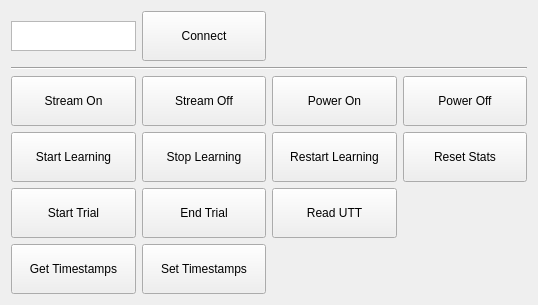
<?xml version="1.0" encoding="UTF-8"?>
<ui version="4.0">
 <class>MainWindow</class>
 <widget class="QMainWindow" name="MainWindow">
  <property name="geometry">
   <rect>
    <x>0</x>
    <y>0</y>
    <width>538</width>
    <height>303</height>
   </rect>
  </property>
  <property name="windowTitle">
   <string>MainWindow</string>
  </property>
  <widget class="QWidget" name="centralWidget">
   <layout class="QVBoxLayout" name="verticalLayout">
    <item>
     <layout class="QGridLayout" name="gridLayout" rowstretch="1,1,1,1,1,1" columnstretch="1,1,1,1">
      <item row="2" column="0">
       <widget class="QPushButton" name="streamOnPushButton">
        <property name="sizePolicy">
         <sizepolicy hsizetype="MinimumExpanding" vsizetype="MinimumExpanding">
          <horstretch>0</horstretch>
          <verstretch>0</verstretch>
         </sizepolicy>
        </property>
        <property name="minimumSize">
         <size>
          <width>100</width>
          <height>50</height>
         </size>
        </property>
        <property name="text">
         <string>Stream On</string>
        </property>
       </widget>
      </item>
      <item row="0" column="2" colspan="2">
       <widget class="QLabel" name="label">
        <property name="minimumSize">
         <size>
          <width>0</width>
          <height>50</height>
         </size>
        </property>
        <property name="text">
         <string/>
        </property>
       </widget>
      </item>
      <item row="0" column="1">
       <widget class="QPushButton" name="connectPushButton">
        <property name="sizePolicy">
         <sizepolicy hsizetype="MinimumExpanding" vsizetype="Fixed">
          <horstretch>0</horstretch>
          <verstretch>0</verstretch>
         </sizepolicy>
        </property>
        <property name="minimumSize">
         <size>
          <width>100</width>
          <height>50</height>
         </size>
        </property>
        <property name="text">
         <string>Connect</string>
        </property>
       </widget>
      </item>
      <item row="1" column="0" colspan="4">
       <widget class="Line" name="line">
        <property name="orientation">
         <enum>Qt::Horizontal</enum>
        </property>
       </widget>
      </item>
      <item row="0" column="0">
       <widget class="QTextEdit" name="textEdit">
        <property name="sizePolicy">
         <sizepolicy hsizetype="MinimumExpanding" vsizetype="Fixed">
          <horstretch>0</horstretch>
          <verstretch>0</verstretch>
         </sizepolicy>
        </property>
        <property name="minimumSize">
         <size>
          <width>100</width>
          <height>0</height>
         </size>
        </property>
        <property name="maximumSize">
         <size>
          <width>200</width>
          <height>30</height>
         </size>
        </property>
       </widget>
      </item>
      <item row="2" column="2">
       <widget class="QPushButton" name="powerOnPushButton">
        <property name="sizePolicy">
         <sizepolicy hsizetype="MinimumExpanding" vsizetype="MinimumExpanding">
          <horstretch>0</horstretch>
          <verstretch>0</verstretch>
         </sizepolicy>
        </property>
        <property name="minimumSize">
         <size>
          <width>100</width>
          <height>50</height>
         </size>
        </property>
        <property name="text">
         <string>Power On</string>
        </property>
       </widget>
      </item>
      <item row="2" column="3">
       <widget class="QPushButton" name="powerOffPushButton">
        <property name="sizePolicy">
         <sizepolicy hsizetype="MinimumExpanding" vsizetype="MinimumExpanding">
          <horstretch>0</horstretch>
          <verstretch>0</verstretch>
         </sizepolicy>
        </property>
        <property name="minimumSize">
         <size>
          <width>100</width>
          <height>50</height>
         </size>
        </property>
        <property name="text">
         <string>Power Off</string>
        </property>
       </widget>
      </item>
      <item row="2" column="1">
       <widget class="QPushButton" name="streamOffPushButton">
        <property name="sizePolicy">
         <sizepolicy hsizetype="MinimumExpanding" vsizetype="MinimumExpanding">
          <horstretch>0</horstretch>
          <verstretch>0</verstretch>
         </sizepolicy>
        </property>
        <property name="minimumSize">
         <size>
          <width>100</width>
          <height>50</height>
         </size>
        </property>
        <property name="text">
         <string>Stream Off</string>
        </property>
       </widget>
      </item>
      <item row="3" column="0">
       <widget class="QPushButton" name="startLearningPushButton">
        <property name="sizePolicy">
         <sizepolicy hsizetype="MinimumExpanding" vsizetype="Expanding">
          <horstretch>0</horstretch>
          <verstretch>0</verstretch>
         </sizepolicy>
        </property>
        <property name="minimumSize">
         <size>
          <width>100</width>
          <height>50</height>
         </size>
        </property>
        <property name="text">
         <string>Start Learning</string>
        </property>
       </widget>
      </item>
      <item row="3" column="1">
       <widget class="QPushButton" name="stopLearningPushButton">
        <property name="sizePolicy">
         <sizepolicy hsizetype="MinimumExpanding" vsizetype="Expanding">
          <horstretch>0</horstretch>
          <verstretch>0</verstretch>
         </sizepolicy>
        </property>
        <property name="minimumSize">
         <size>
          <width>100</width>
          <height>50</height>
         </size>
        </property>
        <property name="text">
         <string>Stop Learning</string>
        </property>
       </widget>
      </item>
      <item row="3" column="2">
       <widget class="QPushButton" name="restartLearningPushButton">
        <property name="sizePolicy">
         <sizepolicy hsizetype="MinimumExpanding" vsizetype="MinimumExpanding">
          <horstretch>0</horstretch>
          <verstretch>0</verstretch>
         </sizepolicy>
        </property>
        <property name="minimumSize">
         <size>
          <width>100</width>
          <height>50</height>
         </size>
        </property>
        <property name="text">
         <string>Restart Learning</string>
        </property>
       </widget>
      </item>
      <item row="4" column="0">
       <widget class="QPushButton" name="startTrialPushButton">
        <property name="sizePolicy">
         <sizepolicy hsizetype="MinimumExpanding" vsizetype="MinimumExpanding">
          <horstretch>0</horstretch>
          <verstretch>0</verstretch>
         </sizepolicy>
        </property>
        <property name="minimumSize">
         <size>
          <width>100</width>
          <height>50</height>
         </size>
        </property>
        <property name="text">
         <string>Start Trial</string>
        </property>
       </widget>
      </item>
      <item row="4" column="1">
       <widget class="QPushButton" name="endTrialPushButton">
        <property name="sizePolicy">
         <sizepolicy hsizetype="MinimumExpanding" vsizetype="MinimumExpanding">
          <horstretch>0</horstretch>
          <verstretch>0</verstretch>
         </sizepolicy>
        </property>
        <property name="minimumSize">
         <size>
          <width>100</width>
          <height>50</height>
         </size>
        </property>
        <property name="text">
         <string>End Trial</string>
        </property>
       </widget>
      </item>
      <item row="5" column="0">
       <widget class="QPushButton" name="getTimestampsPushButton">
        <property name="sizePolicy">
         <sizepolicy hsizetype="MinimumExpanding" vsizetype="MinimumExpanding">
          <horstretch>0</horstretch>
          <verstretch>0</verstretch>
         </sizepolicy>
        </property>
        <property name="minimumSize">
         <size>
          <width>100</width>
          <height>50</height>
         </size>
        </property>
        <property name="text">
         <string>Get Timestamps</string>
        </property>
       </widget>
      </item>
      <item row="5" column="1">
       <widget class="QPushButton" name="setTimestampsPushButton">
        <property name="sizePolicy">
         <sizepolicy hsizetype="MinimumExpanding" vsizetype="MinimumExpanding">
          <horstretch>0</horstretch>
          <verstretch>0</verstretch>
         </sizepolicy>
        </property>
        <property name="minimumSize">
         <size>
          <width>100</width>
          <height>50</height>
         </size>
        </property>
        <property name="text">
         <string>Set Timestamps</string>
        </property>
       </widget>
      </item>
      <item row="3" column="3">
       <widget class="QPushButton" name="resetStatsPushButton">
        <property name="sizePolicy">
         <sizepolicy hsizetype="MinimumExpanding" vsizetype="Expanding">
          <horstretch>0</horstretch>
          <verstretch>0</verstretch>
         </sizepolicy>
        </property>
        <property name="minimumSize">
         <size>
          <width>100</width>
          <height>50</height>
         </size>
        </property>
        <property name="text">
         <string>Reset Stats</string>
        </property>
       </widget>
      </item>
      <item row="4" column="2">
       <widget class="QPushButton" name="readUttPushButton">
        <property name="sizePolicy">
         <sizepolicy hsizetype="MinimumExpanding" vsizetype="MinimumExpanding">
          <horstretch>0</horstretch>
          <verstretch>0</verstretch>
         </sizepolicy>
        </property>
        <property name="minimumSize">
         <size>
          <width>100</width>
          <height>50</height>
         </size>
        </property>
        <property name="text">
         <string>Read UTT</string>
        </property>
       </widget>
      </item>
     </layout>
    </item>
   </layout>
  </widget>
 </widget>
 <layoutdefault spacing="6" margin="11"/>
 <resources/>
 <connections/>
</ui>
